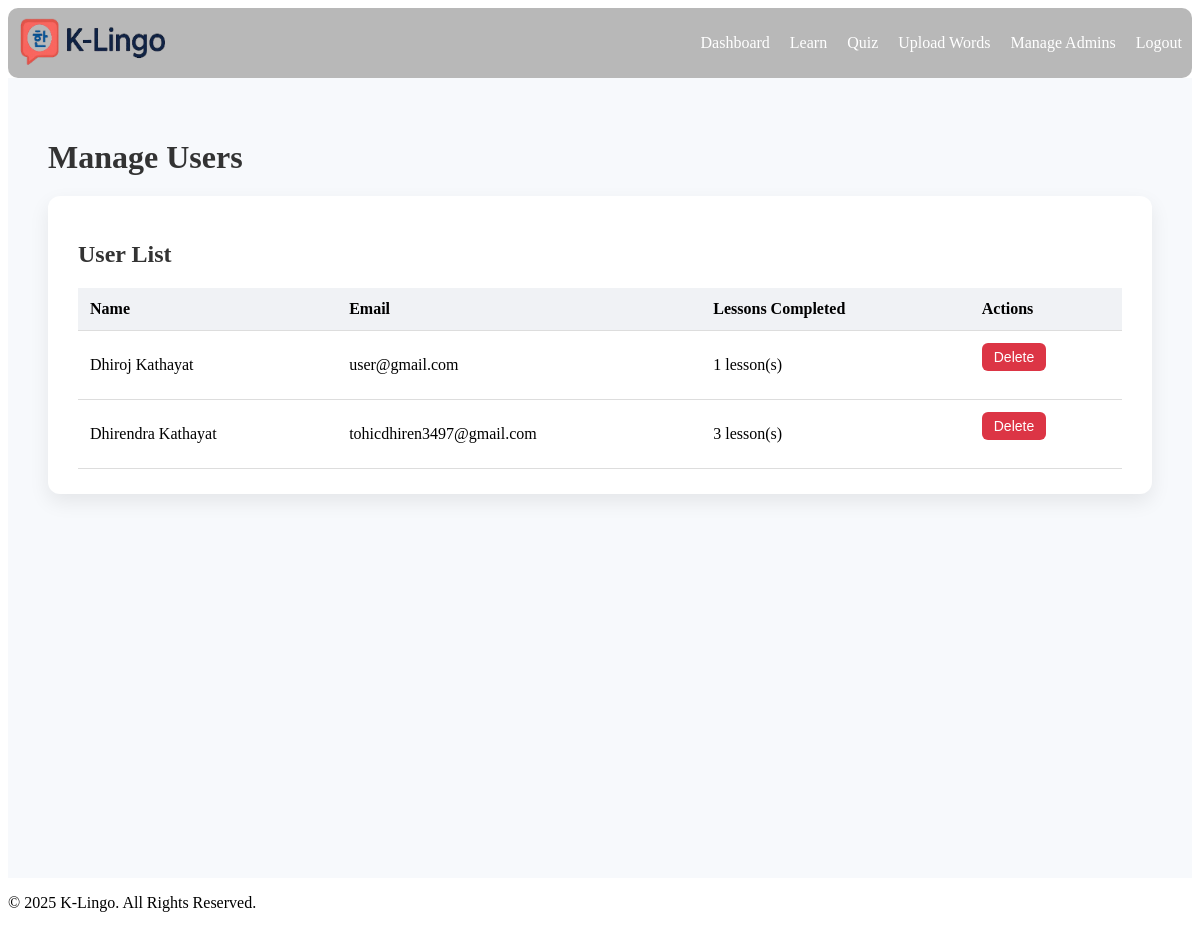
The app's page /views/superadmin/manage-users.php (signed in), older data.
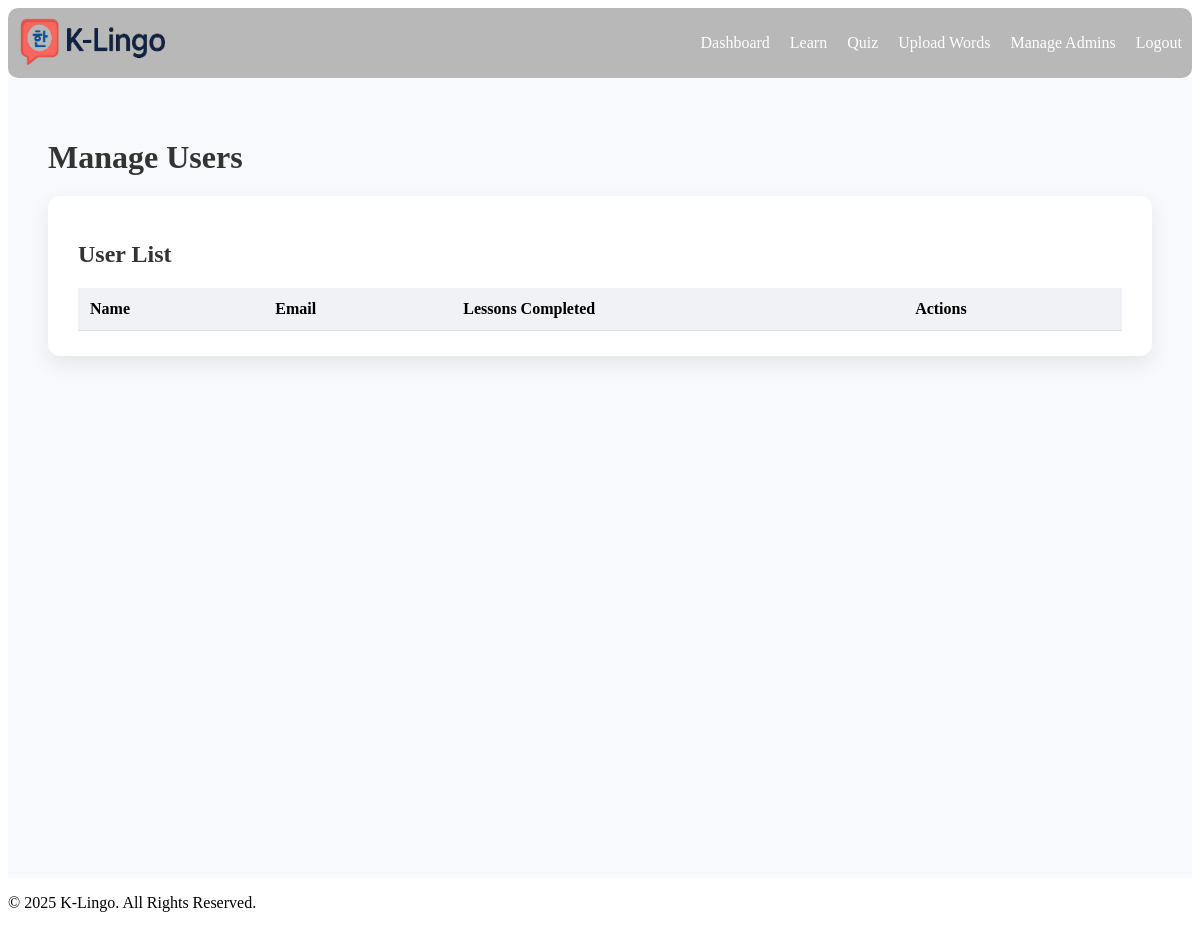
The same page, newer data.
### tables this page shows
CREATE TABLE `users` (
  `id` int(11) NOT NULL,
  `name` varchar(100) NOT NULL,
  `email` varchar(100) NOT NULL,
  `password` varchar(255) NOT NULL,
  `role` enum('user','admin','super_admin') DEFAULT 'user',
  `created_at` timestamp NOT NULL DEFAULT current_timestamp()
);

### views/superadmin/manage-users.php (the view, shortened to what this page needs)
<?php
require_once('../../includes/db.php');
$userResult = $conn->query("
    SELECT u.id, u.name, u.email, u.role,
           COUNT(p.id) AS total_completed_lessons
    FROM users u
    LEFT JOIN user_progress p ON u.id = p.user_id AND p.completed = 1
    WHERE u.role = 'user'
    GROUP BY u.id
");
$users = [];
if ($userResult) {
    while ($row = $userResult->fetch_assoc()) {
        $users[] = $row;
    }
}
?>
<?php include('../../includes/header.php'); ?>
<div class="superadmin-container">
    <h1>Manage Users</h1>
    <div class="card">
        <h2>User List</h2>
        <table>
            <thead>
                <tr>
                    <th>Name</th>
                    <th>Email</th>
                    <th>Lessons Completed</th>
                    <th>Actions</th>
                </tr>
            </thead>
            <tbody>
                <?php foreach ($users as $user): ?>
                    <tr>
                        <td><?php echo htmlspecialchars($user['name']); ?></td>
                        <td><?php echo htmlspecialchars($user['email']); ?></td>
                        <td><?php echo htmlspecialchars($user['total_completed_lessons']); ?> lesson(s)</td>
                        <td>
                            <form action="delete-user.php" method="POST" onsubmit="return confirm('Are you sure you want to delete this user?');">
                                <button type="submit" class="btn-danger">Delete</button>
                            </form>
                        </td>
                    </tr>
                <?php endforeach; ?>
            </tbody>
        </table>
    </div>
</div>
<?php include('../../includes/footer.php'); ?>

Row changes from the older to the newer data that the page shows:
removed users: name "Dhiroj Kathayat", email "user@gmail.com", total_completed_lessons "1"
removed users: name "Dhirendra Kathayat", email "tohicdhiren3497@gmail.com", total_completed_lessons "3"
